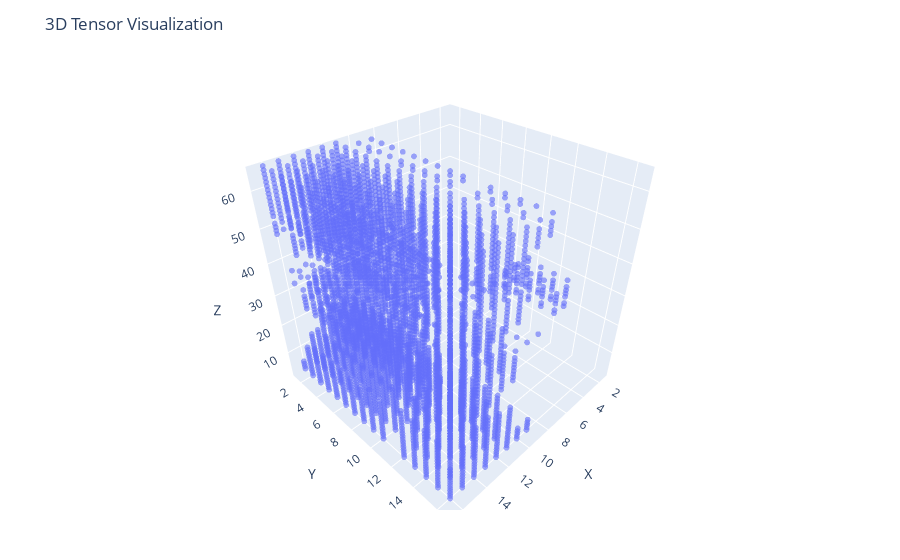

This figure's notebook cell:
### Code cell
plotTensor(blue_strata.tensor, 0.1, color="blue")

### Figure 1 — Plotly figure (JSON) as saved in the notebook; plotly's stock layout.template omitted (floating-point values rounded to 4 significant figures; data arrays with more than 128 entries replaced by an {"elided": "..."} marker saying what was removed)
{"data": [{"marker": {"opacity": 0.6, "size": 2}, "mode": "markers", "type": "scatter3d", "x": {"elided": "4965 int values"}, "y": {"elided": "4965 int values"}, "z": {"elided": "4965 int values"}}], "layout": {"margin": {"b": 50, "l": 50, "r": 50, "t": 60}, "scene": {"aspectmode": "cube", "xaxis": {"range": [1, 17], "title": "X"}, "yaxis": {"range": [1, 17], "title": "Y"}, "zaxis": {"range": [1, 66], "title": "Z"}}, "title": "3D Tensor Visualization"}}
